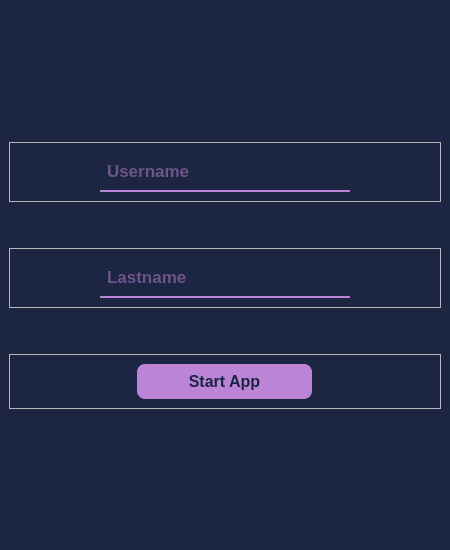
<?xml version="1.0" encoding="UTF-8"?>
<ui version="4.0">
 <class>UserLogin</class>
 <widget class="QMainWindow" name="UserLogin">
  <property name="geometry">
   <rect>
    <x>0</x>
    <y>0</y>
    <width>450</width>
    <height>550</height>
   </rect>
  </property>
  <property name="minimumSize">
   <size>
    <width>450</width>
    <height>550</height>
   </size>
  </property>
  <property name="maximumSize">
   <size>
    <width>450</width>
    <height>550</height>
   </size>
  </property>
  <property name="windowTitle">
   <string>MainWindow</string>
  </property>
  <property name="styleSheet">
   <string notr="true">#centralwidget, #UserLogin{
	background-color: rgb(28,37,65);
}
QLineEdit {
    padding-left: 5px;
	color: hsl(281, 50%, 68%);
	background-color: transparent;
	border-bottom: 2px hsl(281, 50%, 68%);
	border-style: solid;
}
QLineEdit:focus{
	border-bottom-color: hsl(281, 50%,30%);
}
QPushButton{
	all: unset;
	border: none;
	border-radius: 8px;
	background-color: hsl(281, 50%, 68%);
	color: rgb(28,37,65);
}
QPushButton:hover{
	background-color: hsl(281, 50%,30%);
	color: hsl(281, 50%, 85%);
}</string>
  </property>
  <widget class="QWidget" name="centralwidget">
   <layout class="QVBoxLayout" name="verticalLayout">
    <item>
     <spacer name="verticalSpacer_2">
      <property name="orientation">
       <enum>Qt::Vertical</enum>
      </property>
      <property name="sizeType">
       <enum>QSizePolicy::MinimumExpanding</enum>
      </property>
      <property name="sizeHint" stdset="0">
       <size>
        <width>20</width>
        <height>40</height>
       </size>
      </property>
     </spacer>
    </item>
    <item>
     <widget class="QFrame" name="user_firstname_box">
      <property name="frameShape">
       <enum>QFrame::StyledPanel</enum>
      </property>
      <property name="frameShadow">
       <enum>QFrame::Raised</enum>
      </property>
      <layout class="QHBoxLayout" name="horizontalLayout_3">
       <item>
        <widget class="QLineEdit" name="user_firstname">
         <property name="minimumSize">
          <size>
           <width>0</width>
           <height>40</height>
          </size>
         </property>
         <property name="maximumSize">
          <size>
           <width>250</width>
           <height>16777215</height>
          </size>
         </property>
         <property name="font">
          <font>
           <pointsize>13</pointsize>
           <weight>75</weight>
           <bold>true</bold>
          </font>
         </property>
         <property name="text">
          <string/>
         </property>
         <property name="frame">
          <bool>false</bool>
         </property>
         <property name="placeholderText">
          <string>Username</string>
         </property>
        </widget>
       </item>
      </layout>
     </widget>
    </item>
    <item>
     <spacer name="verticalSpacer_4">
      <property name="orientation">
       <enum>Qt::Vertical</enum>
      </property>
      <property name="sizeType">
       <enum>QSizePolicy::Fixed</enum>
      </property>
      <property name="sizeHint" stdset="0">
       <size>
        <width>20</width>
        <height>40</height>
       </size>
      </property>
     </spacer>
    </item>
    <item>
     <widget class="QFrame" name="user_surname_box">
      <property name="minimumSize">
       <size>
        <width>0</width>
        <height>0</height>
       </size>
      </property>
      <property name="frameShape">
       <enum>QFrame::StyledPanel</enum>
      </property>
      <property name="frameShadow">
       <enum>QFrame::Raised</enum>
      </property>
      <layout class="QHBoxLayout" name="horizontalLayout_2">
       <item alignment="Qt::AlignTop">
        <widget class="QLineEdit" name="user_lastname">
         <property name="minimumSize">
          <size>
           <width>0</width>
           <height>40</height>
          </size>
         </property>
         <property name="maximumSize">
          <size>
           <width>250</width>
           <height>16777215</height>
          </size>
         </property>
         <property name="font">
          <font>
           <pointsize>13</pointsize>
           <weight>75</weight>
           <bold>true</bold>
          </font>
         </property>
         <property name="frame">
          <bool>false</bool>
         </property>
         <property name="placeholderText">
          <string>Lastname</string>
         </property>
        </widget>
       </item>
      </layout>
     </widget>
    </item>
    <item>
     <spacer name="verticalSpacer">
      <property name="orientation">
       <enum>Qt::Vertical</enum>
      </property>
      <property name="sizeType">
       <enum>QSizePolicy::Fixed</enum>
      </property>
      <property name="sizeHint" stdset="0">
       <size>
        <width>20</width>
        <height>40</height>
       </size>
      </property>
     </spacer>
    </item>
    <item>
     <widget class="QFrame" name="submit_box">
      <property name="frameShape">
       <enum>QFrame::StyledPanel</enum>
      </property>
      <property name="frameShadow">
       <enum>QFrame::Raised</enum>
      </property>
      <layout class="QHBoxLayout" name="horizontalLayout">
       <item alignment="Qt::AlignVCenter">
        <widget class="QPushButton" name="submit">
         <property name="minimumSize">
          <size>
           <width>0</width>
           <height>35</height>
          </size>
         </property>
         <property name="maximumSize">
          <size>
           <width>175</width>
           <height>35</height>
          </size>
         </property>
         <property name="font">
          <font>
           <pointsize>12</pointsize>
           <weight>75</weight>
           <bold>true</bold>
          </font>
         </property>
         <property name="cursor">
          <cursorShape>PointingHandCursor</cursorShape>
         </property>
         <property name="text">
          <string>Start App</string>
         </property>
        </widget>
       </item>
      </layout>
     </widget>
    </item>
    <item>
     <spacer name="verticalSpacer_3">
      <property name="orientation">
       <enum>Qt::Vertical</enum>
      </property>
      <property name="sizeType">
       <enum>QSizePolicy::MinimumExpanding</enum>
      </property>
      <property name="sizeHint" stdset="0">
       <size>
        <width>20</width>
        <height>40</height>
       </size>
      </property>
     </spacer>
    </item>
   </layout>
  </widget>
 </widget>
 <resources/>
 <connections/>
</ui>
